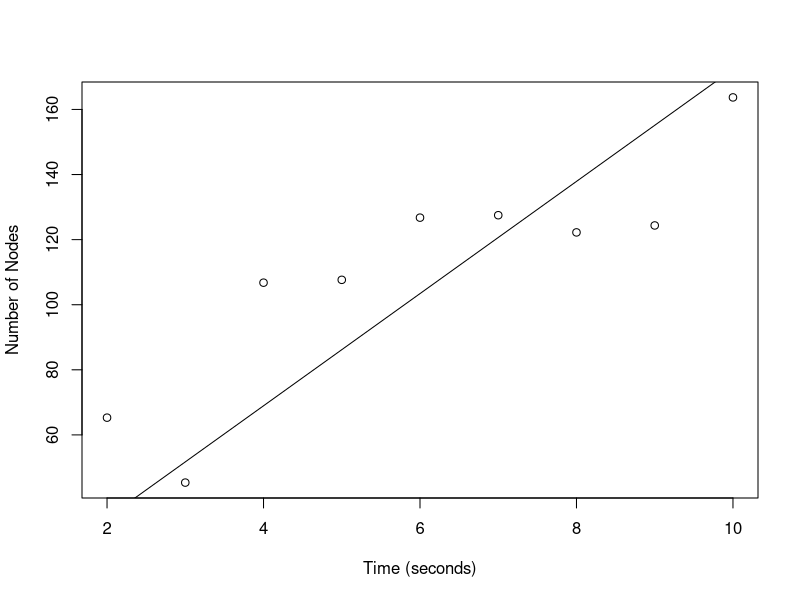
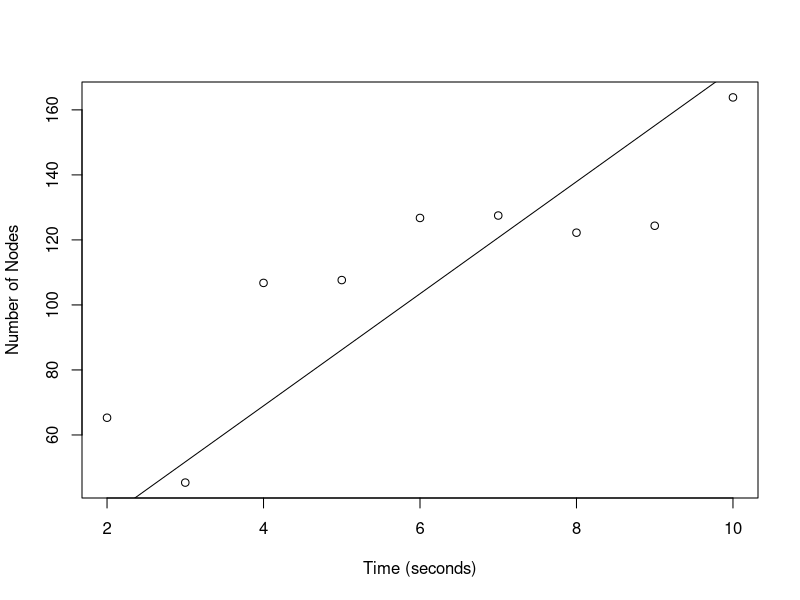
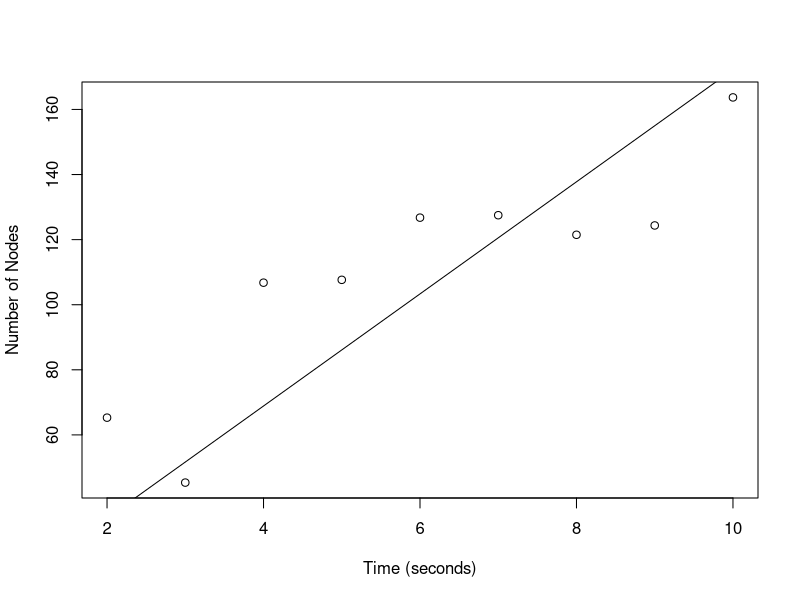
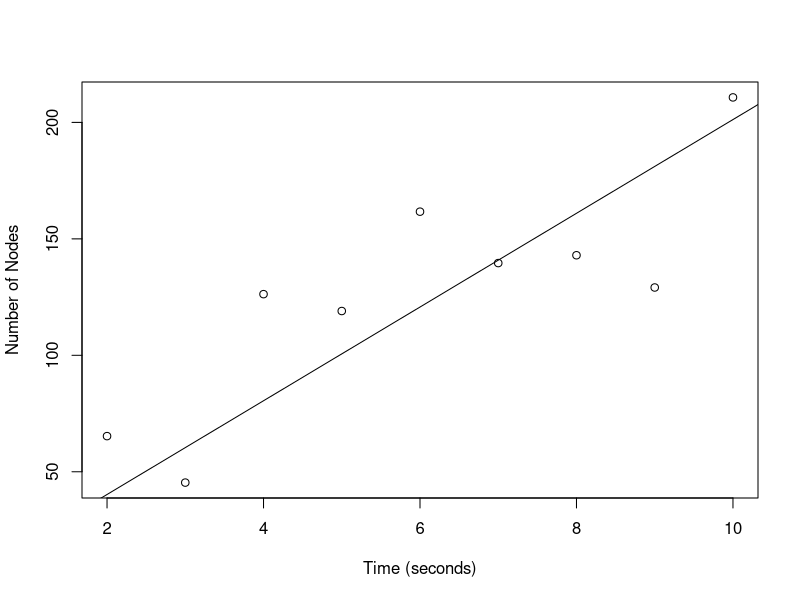

R code for these plots, in order:
## Read in the data
data <- read.csv(file="runs.csv", header=TRUE, sep=',')

for (set in c("BruteForce", "BranchAndBound", "DynamicProgramming", "MSTApproximation")) {
    algodata = data[data$ALGO == set,]
    pdf(paste(set, ".pdf", sep=""))
    plot(algodata$N, algodata$TIME, xlab="Time (seconds)", ylab="Number of Nodes")
    abline(lm(algodata$TIME ~ algodata$N + 0))
    dev.off()
}

